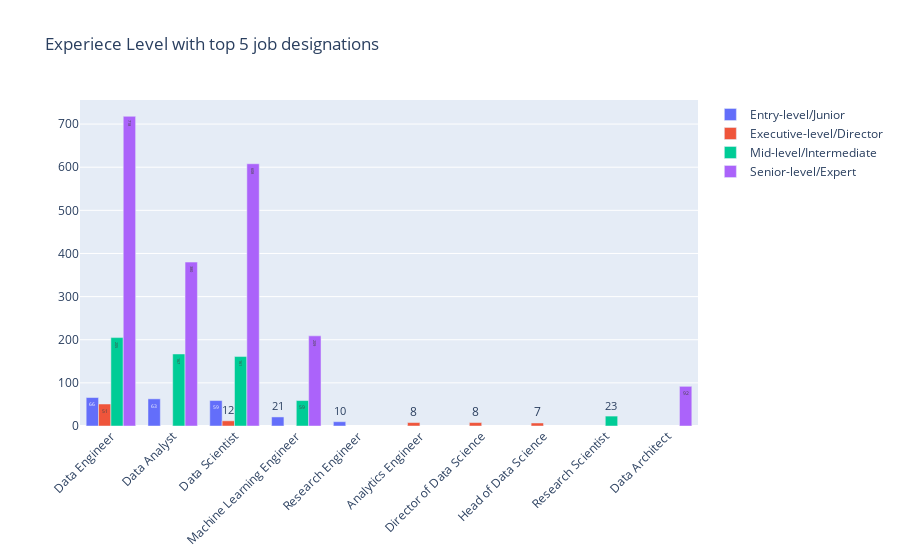

Notebook code for this chart:
### Markdown cell above
### Step 7. Identify
To identify which kind of data that we can use also helps ourselves to prepare the data to be analyzed. After we choose the columns and data characteristics which fit to use for our problem to be solved or questions to be answered, we can prepare the analysis better than directly diving into it.

- **Access the data from Data Management, which is from github.**
- **We identify the Job Positions by the 4 different levels in the data.**
- **Printout the average salary by Job Positions.**

### Code cell
entry_top5 = exp_job['Entry-level/Junior'].sort_values(ascending = False)[:5]
executive_top5 = exp_job['Executive-level/Director'].sort_values(ascending = False)[:5]
mid_top5 = exp_job['Mid-level/Intermediate'].sort_values(ascending = False)[:5]
senior_top5 = exp_job['Senior-level/Expert'].sort_values(ascending = False)[:5]

# exp_type = df.groupby(['experience_level','employment_type']).size()

fig = go.Figure(data=[
    go.Bar(name = 'Entry-level/Junior', x = entry_top5.index, 
           y=entry_top5.values, text = entry_top5.values),
    go.Bar(name = 'Executive-level/Director', x = executive_top5.index,
           y = executive_top5.values, text = executive_top5.values),
    go.Bar(name = 'Mid-level/Intermediate', x = mid_top5.index,
           y = mid_top5.values, text = mid_top5.values ),
    go.Bar(name = 'Senior-level/Expert', x = senior_top5.index,
           y = senior_top5.values, text = senior_top5.values)])

fig.update_layout(xaxis_tickangle = -45, title = 'Experiece Level with top 5 job designations')
fig.show()

### Figure 1 — Plotly figure (JSON) as saved in the notebook; plotly's stock layout.template omitted (floating-point values rounded to 4 significant figures)
{"data": [{"name": "Entry-level/Junior", "text": [66, 63, 59, 21, 10], "type": "bar", "x": ["Data Engineer", "Data Analyst", "Data Scientist", "Machine Learning Engineer", "Research Engineer"], "y": [66, 63, 59, 21, 10]}, {"name": "Executive-level/Director", "text": [51, 12, 8, 8, 7], "type": "bar", "x": ["Data Engineer", "Data Scientist", "Analytics Engineer", "Director of Data Science", "Head of Data Science"], "y": [51, 12, 8, 8, 7]}, {"name": "Mid-level/Intermediate", "text": [205, 167, 161, 59, 23], "type": "bar", "x": ["Data Engineer", "Data Analyst", "Data Scientist", "Machine Learning Engineer", "Research Scientist"], "y": [205, 167, 161, 59, 23]}, {"name": "Senior-level/Expert", "text": [718, 608, 380, 209, 92], "type": "bar", "x": ["Data Engineer", "Data Scientist", "Data Analyst", "Machine Learning Engineer", "Data Architect"], "y": [718, 608, 380, 209, 92]}], "layout": {"title": {"text": "Experiece Level with top 5 job designations"}, "xaxis": {"tickangle": -45}}}
